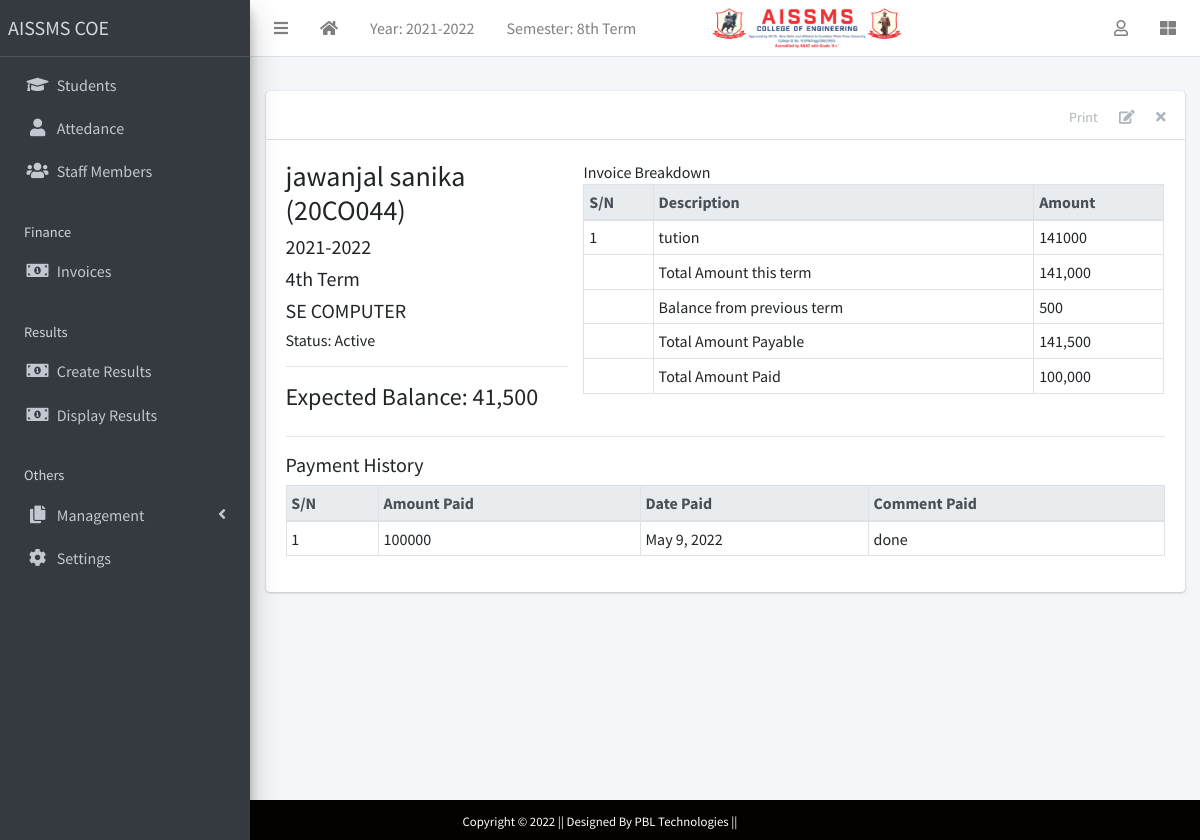
The page /finance/5/detail/ (signed in) on the database its author committed.
### apps/corecode/models.py (models this page shows)
class AcademicSession(models.Model):
    name = models.CharField(max_length=200, unique=True)
    current = models.BooleanField(default=True)
    class Meta:
        ordering = ["-name"]
    def __str__(self):
        return self.name

class AcademicTerm(models.Model):
    name = models.CharField(max_length=20, unique=True)
    current = models.BooleanField(default=True)
    class Meta:
        ordering = ["name"]
    def __str__(self):
        return self.name

class StudentClass(models.Model):
    name = models.CharField(max_length=200, unique=True)
    class Meta:
        verbose_name = "Class"
        verbose_name_plural = "Classes"
        ordering = ["name"]
    def __str__(self):
        return self.name

### apps/finance/models.py (models this page shows, shortened)
class Invoice(models.Model):
    student = models.ForeignKey(Student, on_delete=models.CASCADE)
    session = models.ForeignKey(AcademicSession, on_delete=models.CASCADE)
    term = models.ForeignKey(AcademicTerm, on_delete=models.CASCADE)
    class_for = models.ForeignKey(StudentClass, on_delete=models.CASCADE)
    balance_from_previous_term = models.IntegerField(default=0)
    status = models.CharField(
        max_length=20,
        choices=[("active", "Active"), ("closed", "Closed")],
        default="active",
    )
    class Meta:
        ordering = ["student", "term"]
    def __str__(self):
        return f"{self.student}"
    def balance(self):
        payable = self.total_amount_payable()
        paid = self.total_amount_paid()
        return payable - paid
    def amount_payable(self):
        items = Pending_Fees.objects.filter(invoice=self)
        total = 0
        for item in items:
            total += item.amount
        return total
    def total_amount_payable(self):
        return self.balance_from_previous_term + self.amount_payable()
    def total_amount_paid(self):
        receipts = Receipt.objects.filter(invoice=self)
        amount = 0
        for receipt in receipts:
            amount += receipt.amount_paid
        return amount

class Pending_Fees(models.Model):
    invoice = models.ForeignKey(Invoice, on_delete=models.CASCADE)
    description = models.CharField(max_length=200)
    amount = models.IntegerField()

class Receipt(models.Model):
    invoice = models.ForeignKey(Invoice, on_delete=models.CASCADE)
    amount_paid = models.IntegerField()
    date_paid = models.DateField(default=timezone.now)
    comment = models.CharField(max_length=200, blank=True)

### apps/students/models.py (models this page shows, shortened)
class Student(models.Model):
    STATUS_CHOICES = [("active", "Active"), ("inactive", "Inactive")]
    GENDER_CHOICES = [("male", "Male"), ("female", "Female")]
    current_status = models.CharField(
        max_length=10, choices=STATUS_CHOICES, default="active"
    )
    registration_number = models.CharField(max_length=200, unique=True)
    surname = models.CharField(max_length=200)
    firstname = models.CharField(max_length=200)
    other_name = models.CharField(max_length=200, blank=True)
    gender = models.CharField(max_length=10, choices=GENDER_CHOICES, default="male")
    date_of_birth = models.DateField(default=timezone.now)
    current_class = models.ForeignKey(
        StudentClass, on_delete=models.SET_NULL, blank=True, null=True
    )
    date_of_admission = models.DateField(default=timezone.now)
    mobile_num_regex = RegexValidator(
        regex="^[0-9]{10,15}$", message="Entered mobile number isn't in a right format!"
    )
    parent_mobile_number = models.CharField(
        validators=[mobile_num_regex], max_length=13, blank=True
    )
    address = models.TextField(blank=True)
    others = models.TextField(blank=True)
    passport = models.ImageField(blank=True, upload_to="students/passports/")
    class Meta:
        ordering = ["surname", "firstname", "other_name"]
    def __str__(self):
        return f"{self.surname} {self.firstname} {self.other_name} ({self.registration_number})"

### apps/finance/views.py (the view)
# urls.py: path("<int:pk>/detail/", InvoiceDetailView.as_view(), name="invoice-detail"),
class InvoiceDetailView(LoginRequiredMixin, DetailView):
    model = Invoice
    fields = "__all__"
    def get_context_data(self, **kwargs):
        context = super(InvoiceDetailView, self).get_context_data(**kwargs)
        context["receipts"] = Receipt.objects.filter(invoice=self.object)
        context["items"] = Pending_Fees.objects.filter(invoice=self.object)
        return context

### apps/corecode/context_processors.py (called while the page is built)
def site_defaults(request):
    current_session = AcademicSession.objects.get(current=True)
    current_term = AcademicTerm.objects.get(current=True)
    vals = SiteConfig.objects.all()
    contexts = {
        "current_session": current_session.name,
        "current_term": current_term.name,
    }
    for val in vals:
        contexts[val.key] = val.value
    return contexts

### apps/finance/templates/finance/invoice_detail.html (shortened to what this page needs)
{% extends 'base.html' %}
{% load humanize %}
{% block content-header %}
<div class="card-header">
  <div class="card-tools">
    <a href="#" class="btn btn-tool">Print</a>
    <a href="{% url 'invoice-update' object.id %}" class="btn btn-tool">
      <i class="fas fa-edit"></i>
    </a>
    <a href="{% url 'invoice-delete' object.id %}" class="btn btn-tool">
      <i class="fas fa-times"></i>
    </a>
  </div>
</div>
{% endblock content-header %}
{% block content %}
<div class="row">
  <div class="col-sm-4">
    <h3>{{ object }} </h3>
    <h5>{{ object.session }} </h5>
    <h5>{{ object.term }} </h5>
    <h5>{{ object.class_for }} </h5>
    <h6>Status: {{ object.get_status_display }} </h6>
    <hr>
    <div>
      <h4>Expected Balance: {{ object.balance | intcomma }}</h4>
    </div>
  </div>
  <div class="col-sm-8">
    <table class="table table-sm table-bordered">
      <thead class="thead-light">
        <tr>
          <th>S/N</th>
          <th>Description</th>
          <th>Amount</th>
        </tr>
      </thead>
      <tbody>
        {% for item in items %}
        <tr>
          <td>{{ forloop.counter }} </td>
          <td>{{ item.description }} </td>
          <td>{{ item.amount }} </td>
        </tr>
        {% endfor %}
      </tbody>
      <tfoot>
        <tr>
          <td></td>
          <td>Total Amount this term</td>
          <td>{{ object.amount_payable | intcomma}}</td>
        </tr>
        <tr>
          <td></td>
          <td>Balance from previous term</td>
          <td>{{ object.balance_from_previous_term | intcomma }}</td>
        </tr>
        <tr>
          <td></td>
          <td>Total Amount Payable</td>
          <td>{{ object.total_amount_payable | intcomma}}</td>
        </tr>
        <tr>
          <td></td>
          <td>Total Amount Paid</td>
          <td>{{ object.total_amount_paid | intcomma}}</td>
        </tr>
      </tfoot>
    </table>
  </div>
</div>
<hr>
<h5>Payment History</h5>
<table class="table table-bordered table-sm">
  <thead class="thead-light">
    <tr>
      <th>S/N</th>
      <th>Amount Paid</th>
      <th>Date Paid</th>
      <th>Comment Paid</th>
    </tr>
  </thead>
  <tbody>
    {% for receipt in receipts %}
    <tr>
      <td>{{ forloop.counter }}</td>
      <td>{{ receipt.amount_paid}}</td>
      <td>{{ receipt.date_paid}}</td>
      <td>{{ receipt.comment}}</td>
    </tr>
    {% endfor %}
  </tbody>
</table>
{% endblock content %}

### templates/base.html (shortened to what this page needs)
{% load static %}
<!DOCTYPE html>
<html lang="en">
<head>
  <link rel="stylesheet" href="{% static 'plugins/fontawesome-free/css/all.min.css' %}">
  <link rel="stylesheet" href="{% static 'plugins/toastr/toastr.min.css' %}">
  <link rel="stylesheet" href="{% static 'plugins/overlayScrollbars/css/OverlayScrollbars.min.css' %}">
  <link rel="stylesheet" href="{% static 'plugins/Datatables/datatables.min.css' %}" />
  <link rel="stylesheet" href="{% static 'dist/css/adminlte.min.css' %}">
</head>
<body class="hold-transition sidebar-mini layout-fixed layout-navbar-fixed layout-footer-fixed">
  <div class="wrapper">
    <nav class="main-header navbar navbar-expand navbar-white navbar-light">
      <ul class="navbar-nav">
        <li class="nav-item">
          <a class="nav-link" data-widget="pushmenu" href="#" role="button"><i class="fas fa-bars"></i></a>
        </li>
        <li class="nav-item d-none d-sm-inline-block">
          <a href="{% url 'home' %} " class="nav-link"><i class="fa fa-home"></i></a>
        </li>
        <li class="nav-item d-none d-sm-inline-block">
          <a href="{% url 'current-session' %}" class="nav-link">Year: {{ current_session }}</a>
        </li>
        <li class="nav-item d-none d-sm-inline-block">
          <a href="{% url 'current-session' %}" class="nav-link">Semester: {{ current_term }}</a>
        </li>
        <li class="nav-item d-none d-sm-inline-block">
          <img style="height: 40px; width: 250px; padding-left: 60px;" src="{% static 'dist/img/logo-COE.png' %}"
            alt="">
        </li>
      </ul>
      <ul class="navbar-nav ml-auto">
        <li class="nav-item dropdown">
          <a class="nav-link" data-toggle="dropdown" href="#">
            <i class="far fa-user"></i>
          </a>
        </li>
        <li class="nav-item">
          <a class="nav-link" data-widget="control-sidebar" data-slide="true" href="#" role="button"><i
              class="fas fa-th-large"></i></a>
        </li>
      </ul>
    </nav>
    <aside class="main-sidebar sidebar-dark-primary elevation-4">
      <a href="{% url 'home' %}" class="brand-link">AISSMS COE</a>
      <div class="sidebar">
        <nav class="mt-2">
          <ul class="nav nav-pills nav-sidebar flex-column" data-widget="treeview" role="menu" data-accordion="false">
            <li class="nav-item">
              <a href="{% url 'student-list' %}" class="nav-link">
                <i class="nav-icon fas fa-graduation-cap"></i>
                <p>
                  Students
                </p>
              </a>
            </li>
            <li class="nav-item">
              <a href="#" class="nav-link">
                <i class="nav-icon fas fa-user"></i>
                <p href="#">
                  Attedance
                </p>
              </a>
            </li>
            <li class="nav-item">
              <a href="{% url 'staff-list' %}" class="nav-link">
                <i class="nav-icon fas fa-users"></i>
                <p>
                  Staff Members
                </p>
              </a>
            </li>
            <li class="nav-header">Finance</li>
            <li class="nav-item">
              <a href="{% url 'invoice-list' %}" class="nav-link">
                <i class="nav-icon fas fa-money-bill-alt"></i>
                <p>
                  Invoices
                </p>
              </a>
            </li>
            <li class="nav-header">Results</li>
            <li class="nav-item">
              <a href="{% url 'create-result' %}" class="nav-link">
                <i class="nav-icon fas fa-money-bill-alt"></i>
                <p>
                  Create Results
                </p>
              </a>
            </li>
            <li class="nav-item">
              <a href="{% url 'view-results' %}" class="nav-link">
                <i class="nav-icon fas fa-money-bill-alt"></i>
                <p>
                  Display Results
                </p>
              </a>
            </li>
            <li class="nav-header">Others</li>
            <li class="nav-item has-treeview">
              <a href="#" class="nav-link">
                <i class="nav-icon fas fa-copy"></i>
                <p>
                  Management
                  <i class="fas fa-angle-left right"></i>
                </p>
              </a>
            </li>
            <li class="nav-item">
              <a href="{% url 'configs' %}" class="nav-link">
                <i class="nav-icon fas fa-cog"></i>
                <p>
                  Settings
                </p>
              </a>
            </li>
          </ul>
        </nav>
      </div>
    </aside>
    <div class="content-wrapper">
      <section class="content-header">
      </section>
      <section class="content">
        <div class="container-fluid">
          <div class="row">
            <div class="col-md-12">
              {% block fullcard %}
              <div class="card">
                {% block content-header %}{% endblock content-header %}
                <div class="card-body">
                  <div class="row">
                    <div class="col">
                      {% block content %}
                      {% endblock content %}
                    </div>
                  </div>
                </div>
              </div>
              {% endblock fullcard %}
            </div>
          </div>
        </div>
      </section>
    </div>
  </div>
  <footer class="container-fluid  text-center p-2 " style="background-color: rgb(6, 1, 1);">
    <small class="text-white" style="background-color: rgb(6, 1, 1);">Copyright &copy; 2022 || Designed By PBL
      Technologies || </small>
  </footer>
</body>
</html>

### rows shown on the page
AcademicSession: name "2021-2022"
AcademicTerm: name "8th Term"
Invoice: student.registration_number "jawanjal sanika (20CO044)", session "2021-2022", term "4th Term", class_for "SE COMPUTER", status "Active", balance "41,500", amount_payable "141,000", balance_from_previous_term "500", total_amount_payable "141,500", total_amount_paid "100,000"
Pending_Fees: description "tution", amount "141000"
Receipt: amount_paid "100000", date_paid "May 9, 2022", comment "done"
